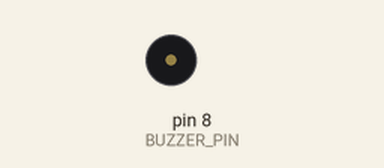
Recording of a program running on a simulated Arduino Uno, built with avr-gcc and run on an emulated ATmega328P. Shown: buzzer (waves = sounding).

Above: at 5.0 s.
At 10.24 s:
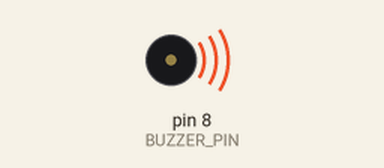
Timing chart, 0 to 26.0 s (numbered marks = the images above):
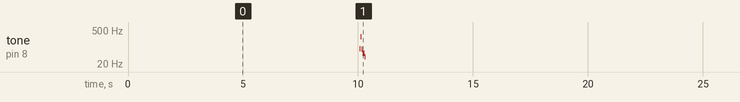

The program:

main.cpp
```cpp
#include <Arduino.h>

#define BUZZER_PIN 8

void setup() {
	pinMode(BUZZER_PIN, OUTPUT);
}

void loop() {

	// Speeding up
	for (int i = 100; i >= 0; i--) {
		digitalWrite(BUZZER_PIN, HIGH);
		delay(i);
		digitalWrite(BUZZER_PIN, LOW);
		delay(i);
	}

	// Slowing down
	for (int i = 0; i < 100; i++) {
		digitalWrite(BUZZER_PIN, HIGH);
		delay(i);
		digitalWrite(BUZZER_PIN, LOW);
		delay(i);
	}
}
```

Measured:
- by itself, tone on pin 8 (BUZZER_PIN): repeats every 20.0 s: 263 Hz 0.04 s, 81 Hz 0.04 s, 56 Hz 0.08 s, 39 Hz 0.04 s, silent 19.8 s, 83 Hz 0.04 s
